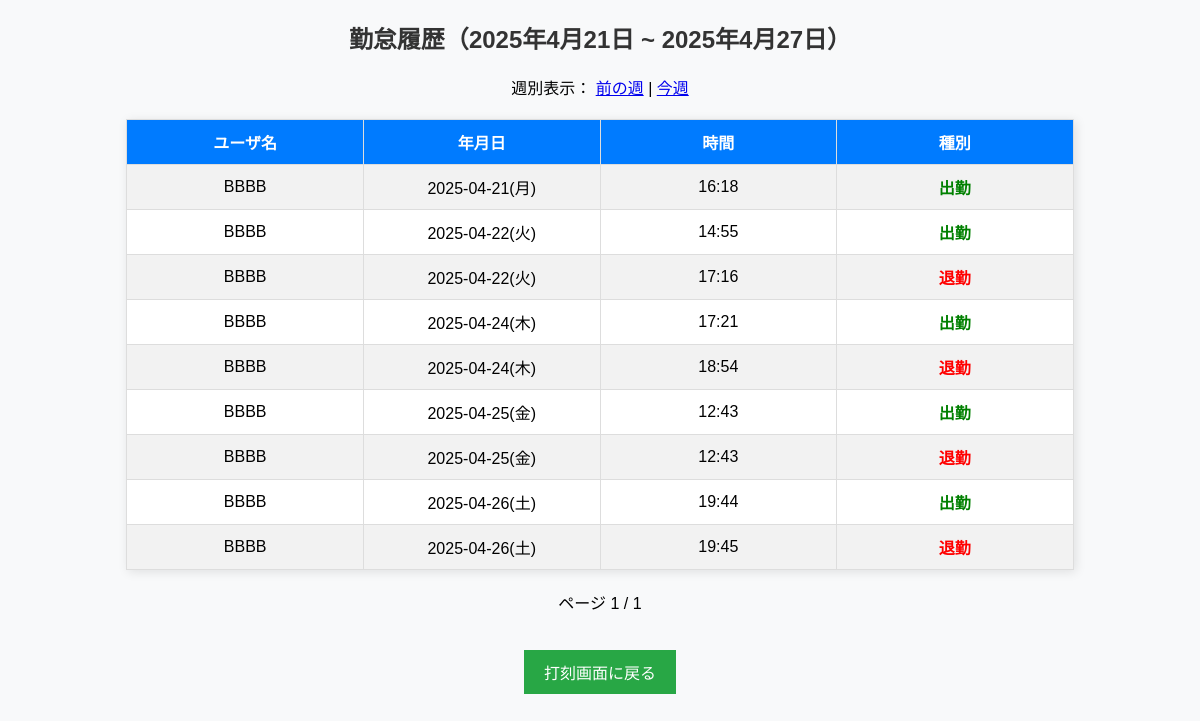
Page /history/ (signed in) on the committed database.
### attendance/models.py (models this page shows, shortened)
class AttendanceLog(models.Model):
    TYPE_CHOICES = [
        ('in', '出勤'),
        ('out', '退勤'),
    ]
    user = models.ForeignKey(User, on_delete=models.CASCADE)
    type = models.CharField(max_length=3, choices=TYPE_CHOICES)
    timestamp = models.DateTimeField(auto_now_add=True)
    timestamp__date=timezone.now().date()

### attendance/views.py (the view)
# urls.py: path('history/', views.history_view, name='history'),
@login_required
def history_view(request):
    week_number = int(request.GET.get('week', 0))  # 週番号（0: 今週、1: 先週…）
    today = datetime.today().date()
    start_of_week = today - timedelta(days=today.weekday()) - timedelta(weeks=week_number)
    end_of_week = start_of_week + timedelta(days=6)
    logs_list = AttendanceLog.objects.filter(
        user=request.user, timestamp__date__range=[start_of_week, end_of_week]
    ).order_by('timestamp')
    paired_sessions = []
    current_in = None
    for log in logs_list:
        if log.type == 'in':
            current_in = log.timestamp
        elif log.type == 'out' and current_in:
            paired_sessions.append((current_in, log.timestamp))
            current_in = None
    weekdays = ['月', '火', '水', '木', '金', '土', '日']
    weekly_minutes = defaultdict(int)
    presence_distribution = {day: [] for day in weekdays}
    for start, end in paired_sessions:
        weekday = weekdays[start.weekday()]
        duration = int((end - start).total_seconds() // 60)
        weekly_minutes[weekday] += duration
        start_hour = round(start.hour + start.minute / 60, 2)
        end_hour = round(end.hour + end.minute / 60, 2)
        presence_distribution[weekday].append([start_hour, end_hour])
    paginator = Paginator(logs_list, 10)
    page_number = request.GET.get('page')
    page_obj = paginator.get_page(page_number)
    total_minutes = sum(weekly_minutes.values())
    remaining_minutes = max(0, 2400 - total_minutes)  # 2400分 = 40時間
    return render(request, 'attendance/history.html', {
        'page_obj': page_obj,
        'week_number': week_number,
        'start_of_week': start_of_week,
        'end_of_week': end_of_week,
        'weekly_labels': list(weekly_minutes.keys()),
        'weekly_data': list(weekly_minutes.values()),
        'presence_distribution': presence_distribution,
        'total_minutes': total_minutes,
        'remaining_minutes': remaining_minutes,
    })

### attendance/templates/attendance/history.html (shortened to what this page needs)
<!DOCTYPE html>
<html lang="ja">
<head>
</head>
<body>
  <h2>勤怠履歴（{{ start_of_week }} ~ {{ end_of_week }}）</h2>
  <p>週別表示：
    <a href="?week={{ week_number|add:1 }}">前の週</a> |
    <a href="?week=0">今週</a>
  </p>
  <table border="1">
    <tr>
      <th>ユーザ名</th>
      <th>年月日</th>
      <th>時間</th>
      <th>種別</th>
    </tr>
    {% for log in page_obj %}
      <tr>
        <td>{{ log.user.username }}</td>
        <td>{{ log.timestamp|date:"Y-m-d(D)" }}</td>
        <td>{{ log.timestamp|date:"H:i" }}</td>
        <td class="{% if log.type == 'in' %}status-attendance{% elif log.type == 'out' %}status-leave{% endif %}">
          {{ log.get_type_display }}
      </td>
      </tr>
    {% empty %}
      <tr><td colspan="4">勤怠記録がありません。</td></tr>
    {% endfor %}
  </table>
  <div>
    <span>ページ {{ page_obj.number }} / {{ page_obj.paginator.num_pages }}</span>
    <p>
      <a href="{% url 'logout_to_top' %}">
          <button type="button">打刻画面に戻る</button>
      </a>
    </p>
  </div>
</body>
</html>

### attendance/templates/attendance/history.html (style rules this page uses)
body { font-family: Arial, sans-serif; background-color: #f8f9fa; text-align: center; }
h2 { color: #333; }
table { width: 80%; margin: 20px auto; border-collapse: collapse; background-color: #fff; box-shadow: 2px 2px 10px rgba(0, 0, 0, 0.1); table-layout: fixed; }
th, td { padding: 10px; border: 1px solid #ddd; text-align: center; }
th { background-color: #007bff; color: white; }
tr:nth-child(even) { background-color: #f2f2f2; }
.status-attendance { color: green; font-weight: bold; }
.status-leave { color: red; font-weight: bold; }
button { padding: 10px 20px; margin-top: 20px; border: none; background-color: #28a745; color: white; cursor: pointer; font-size: 16px; }

### rows in the picture
AttendanceLog: user.username "BBBB", timestamp "2025-04-21(月)", timestamp "16:18", type "出勤"
AttendanceLog: user.username "BBBB", timestamp "2025-04-22(火)", timestamp "14:55", type "出勤"
AttendanceLog: user.username "BBBB", timestamp "2025-04-22(火)", timestamp "17:16", type "退勤"
AttendanceLog: user.username "BBBB", timestamp "2025-04-24(木)", timestamp "17:21", type "出勤"
AttendanceLog: user.username "BBBB", timestamp "2025-04-24(木)", timestamp "18:54", type "退勤"
AttendanceLog: user.username "BBBB", timestamp "2025-04-25(金)", timestamp "12:43", type "出勤"
AttendanceLog: user.username "BBBB", timestamp "2025-04-25(金)", timestamp "12:43", type "退勤"
AttendanceLog: user.username "BBBB", timestamp "2025-04-26(土)", timestamp "19:44", type "出勤"
AttendanceLog: user.username "BBBB", timestamp "2025-04-26(土)", timestamp "19:45", type "退勤"

### other values in the picture
{{ start_of_week }} "2025年4月21日"
{{ end_of_week }} "2025年4月27日"
{{ page_obj.number }} "1"
{{ page_obj.paginator.num_pages }} "1"
